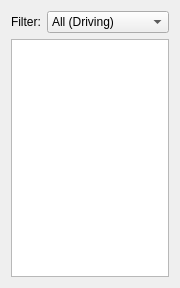
<?xml version="1.0" encoding="UTF-8"?>
<ui version="4.0">
 <class>SketcherGui::TaskSketcherConstrains</class>
 <widget class="QWidget" name="SketcherGui::TaskSketcherConstrains">
  <property name="geometry">
   <rect>
    <x>0</x>
    <y>0</y>
    <width>177</width>
    <height>288</height>
   </rect>
  </property>
  <property name="windowTitle">
   <string>Form</string>
  </property>
  <layout class="QVBoxLayout" name="verticalLayout">
   <item>
    <layout class="QHBoxLayout" name="horizontalLayout">
     <item>
      <widget class="QLabel" name="label">
       <property name="text">
        <string>Filter:</string>
       </property>
      </widget>
     </item>
     <item>
      <widget class="QComboBox" name="comboBoxFilter">
       <property name="currentIndex">
        <number>0</number>
       </property>
       <item>
        <property name="text">
         <string>All (Driving)</string>
        </property>
       </item>
       <item>
        <property name="text">
         <string>Normal (Driving)</string>
        </property>
       </item>
       <item>
        <property name="text">
         <string>Datums (Driving)</string>
        </property>
       </item>
       <item>
        <property name="text">
         <string>Named (Driving)</string>
        </property>
       </item>
       <item>
        <property name="text">
         <string>Non-Driving</string>
        </property>
       </item>
      </widget>
     </item>
    </layout>
   </item>
   <item>
    <widget class="ConstraintView" name="listWidgetConstraints">
     <property name="modelColumn">
      <number>0</number>
     </property>
    </widget>
   </item>
  </layout>
 </widget>
 <customwidgets>
  <customwidget>
   <class>ConstraintView</class>
   <extends>QListWidget</extends>
   <header location="global">QListWidget</header>
  </customwidget>
 </customwidgets>
 <resources/>
 <connections/>
</ui>
